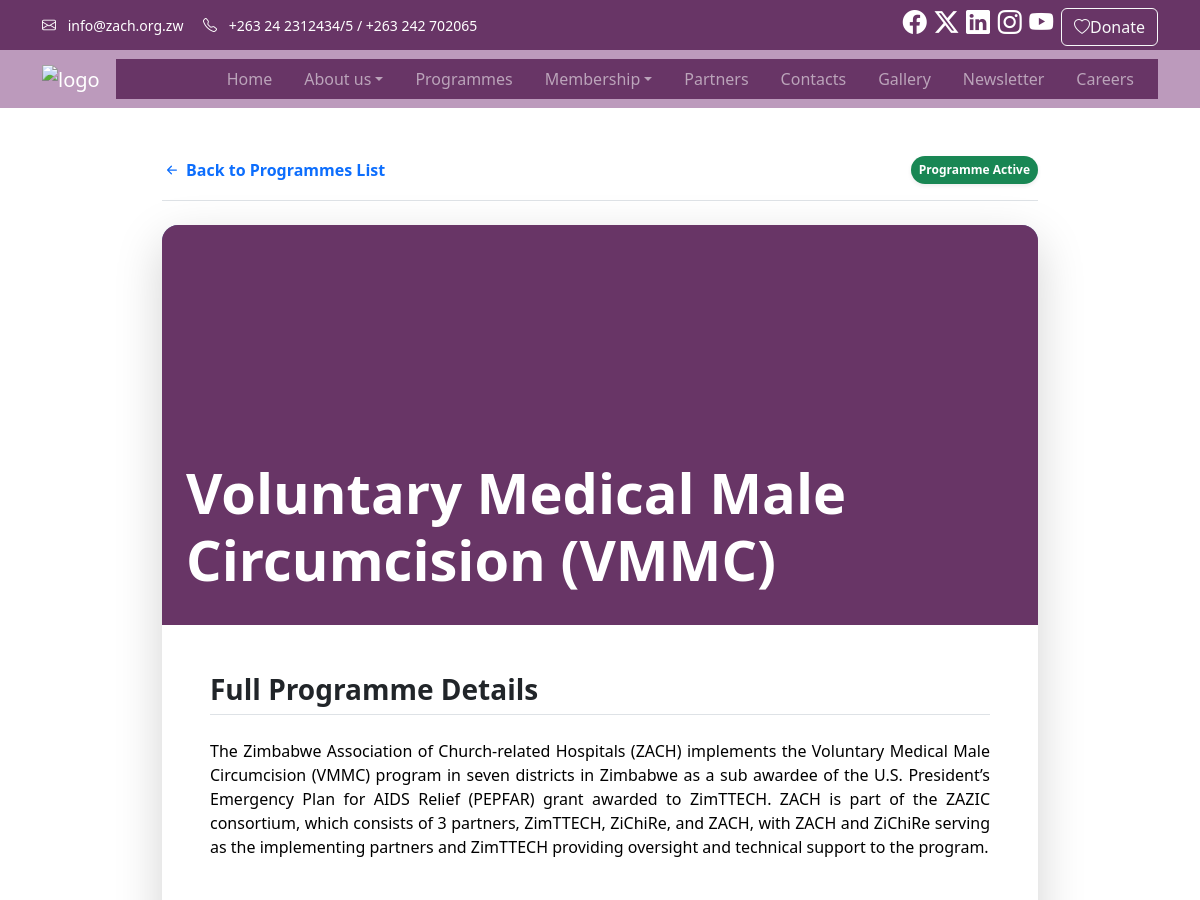
Before: /programmes/1/ (upper part) with the older database file.
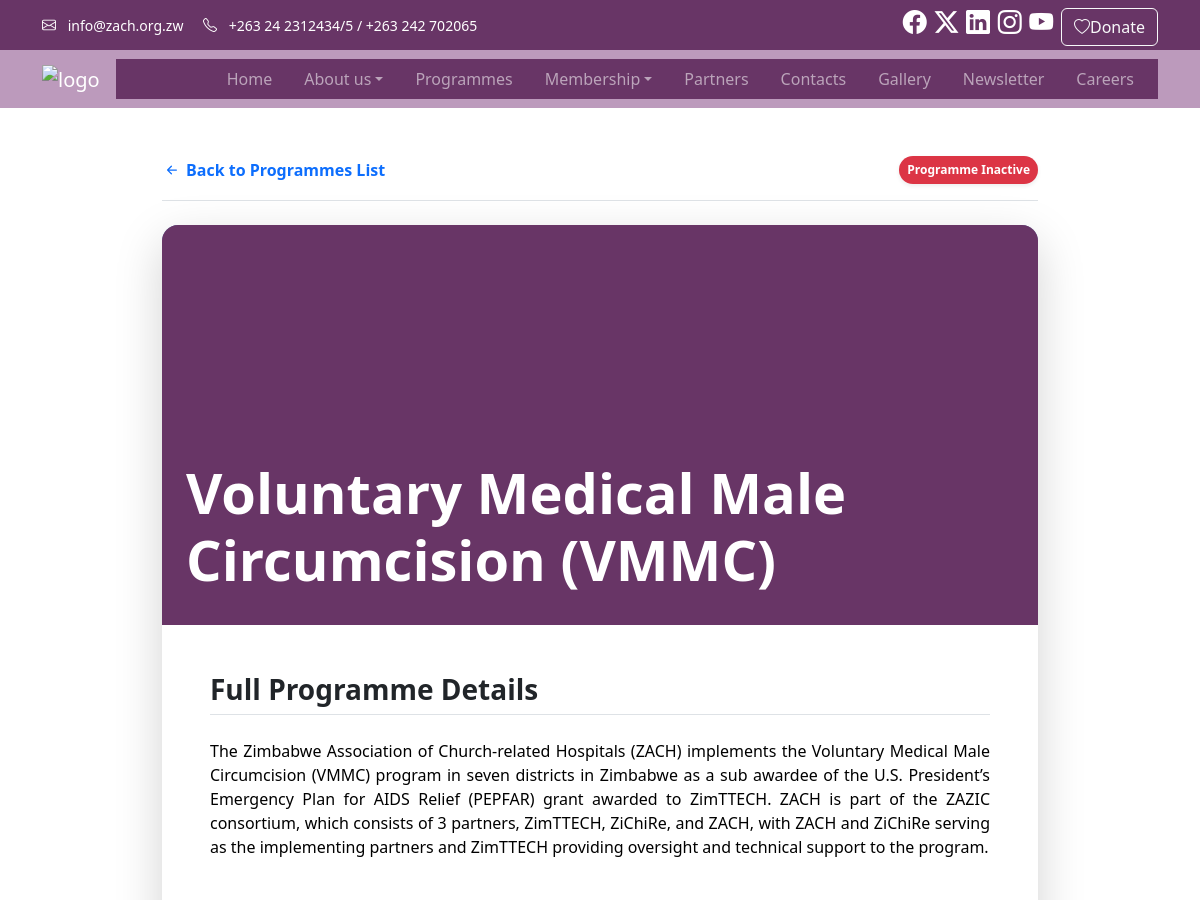
After: the same page with the newer database file.
### zachmain/programmes/views.py (the view)
# urls.py: path("<int:pk>/", views.programme_detail, name="detail"),
def programme_detail(request, pk):
    programme = get_object_or_404(Programme, pk=pk)
    context = {
        "programme": programme,
    }
    return render(request, "programmes/programme_detail.html", context)

### zachmain/news/context_processors.py (called while the page is built)
def latest_articles(request):
    return {
        "latest_articles": Article.objects.order_by("-created_at")[:5],
    }

### zachmain/users/context_processors.py (called while the page is built)
def allauth_settings(request):
    return {
        "ACCOUNT_ALLOW_REGISTRATION": settings.ACCOUNT_ALLOW_REGISTRATION,
    }

### zachmain/templates/programmes/programme_detail.html (shortened to what this page needs)
{% extends "base.html" %}
{% load static %}
{% block content %}
  <div class="container-fluid my-5" style="max-width: 900px;">
    <div class="d-flex justify-content-between align-items-center mb-4 pb-3 border-bottom">
      <a href="{% url 'programmes:programmes_page' %}"
         class="text-decoration-none d-flex align-items-center text-primary fw-bold">
        <svg xmlns="http://www.w3.org/2000/svg"
             width="20"
             height="20"
             fill="currentColor"
             class="bi bi-arrow-left-short me-1"
             viewBox="0 0 16 16">
          <path fill-rule="evenodd" d="M12 8a.5.5 0 0 1-.5.5H5.707l2.147 2.146a.5.5 0 0 1-.708.708l-3-3a.5.5 0 0 1 0-.708l3-3a.5.5 0 1 1 .708.708L5.707 7.5H11.5a.5.5 0 0 1 .5.5z" />
        </svg>
        Back to Programmes List
      </a>
      {% if programme.is_active %}
        <span class="badge rounded-pill bg-success p-2 shadow-sm">Programme Active</span>
      {% else %}
        <span class="badge rounded-pill bg-danger p-2 shadow-sm">Programme Inactive</span>
      {% endif %}
    </div>
    <div class="card shadow-lg border-0 rounded-4 overflow-hidden mb-5">
      {% if programme.photo %}
        <div class="position-relative" style="height: 400px; overflow: hidden;">
          <div class="position-absolute top-0 start-0 w-100 h-100 bg-dark bg-opacity-50 d-flex align-items-end p-4">
            <h1 class="display-4 fw-bolder text-white">{{ programme.name }}</h1>
          </div>
        </div>
      {% else %}
        <div class="p-5 bg-secondary">
          <h1 class="display-5 fw-bolder text-white">{{ programme.name }}</h1>
        </div>
      {% endif %}
      <div class="card-body p-5">
        <h2 class="h3 fw-bold mb-4 border-bottom pb-2 text-dark">Full Programme Details</h2>
        <div class="text-body-secondary ck-content fs-6">
          {{ programme.description|safe }}
        </div>
      </div>
    </div>
  </div>
{% endblock content %}

Changed rows visible on the page:
changed Programme "Voluntary Medical Male Circumcision (VMMC)": is_active True → False (drawn)
Other visible differences:
text no longer shown: "Programme Active"
text now shown: "Programme Inactive"
